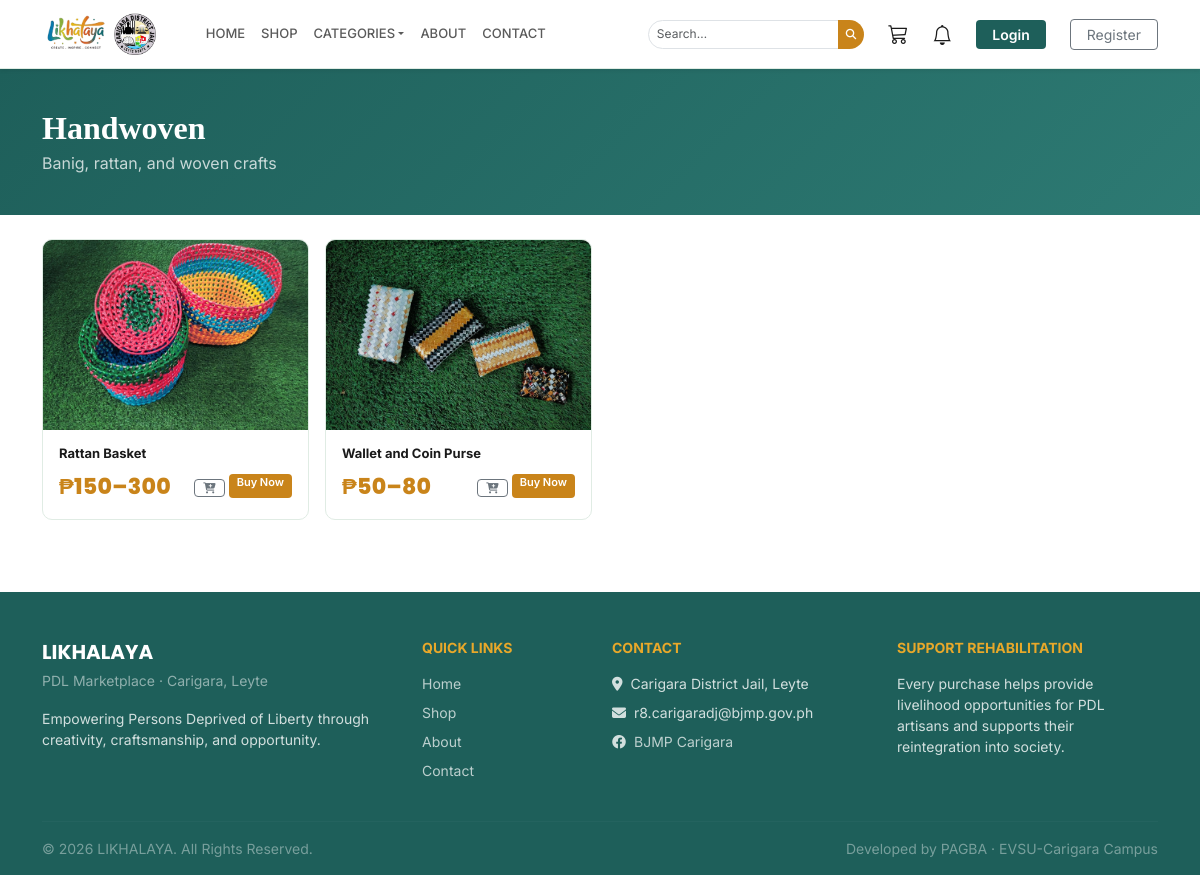
Screenshot of /category/handwoven/ with the database file from the repository.
### store/models.py (models this page shows, shortened)
class Category(models.Model):
    name = models.CharField(max_length=100)
    slug = models.SlugField(unique=True, blank=True)
    description = models.TextField(blank=True)
    image = models.ImageField(upload_to='categories/', blank=True, null=True)
    order = models.PositiveIntegerField(default=0)
    is_active = models.BooleanField(default=True)
    created_at = models.DateTimeField(auto_now_add=True)
    is_deleted = models.BooleanField(default=False)
    deleted_at = models.DateTimeField(null=True, blank=True)
    deleted_by = models.ForeignKey(
        CustomUser, on_delete=models.SET_NULL, null=True, blank=True,
        related_name='deleted_categories'
    )
    objects = ActiveManager()
    all_objects = models.Manager()
    class Meta:
        verbose_name_plural = 'Categories'
        ordering = ['order', 'name']
        base_manager_name = 'all_objects'
    def get_absolute_url(self):
        return reverse('store:category', kwargs={'slug': self.slug})

class Product(models.Model):
    SIZE_SMALL = 'S'
    SIZE_MEDIUM = 'M'
    SIZE_LARGE = 'L'
    SIZE_CHOICES = [
        (SIZE_SMALL, 'Small'),
        (SIZE_MEDIUM, 'Medium'),
        (SIZE_LARGE, 'Large'),
    ]
    category = models.ForeignKey(Category, on_delete=models.SET_NULL, null=True, related_name='products')
    name = models.CharField(max_length=200)
    slug = models.SlugField(unique=True, blank=True)
    description = models.TextField(blank=True)
    price_min = models.DecimalField(max_digits=10, decimal_places=2)
    price_medium = models.DecimalField(max_digits=10, decimal_places=2, blank=True, null=True)
    price_max = models.DecimalField(max_digits=10, decimal_places=2, blank=True, null=True)
    stock = models.PositiveIntegerField(default=0)
    image = models.ImageField(upload_to='products/', blank=True, null=True)
    is_active = models.BooleanField(default=True)
    artisan_name = models.CharField(max_length=100, blank=True)
    created_at = models.DateTimeField(auto_now_add=True)
    updated_at = models.DateTimeField(auto_now=True)
    is_deleted = models.BooleanField(default=False)
    deleted_at = models.DateTimeField(null=True, blank=True)
    deleted_by = models.ForeignKey(
        CustomUser, on_delete=models.SET_NULL, null=True, blank=True,
        related_name='deleted_products'
    )
    objects = ActiveManager()
    all_objects = models.Manager()
    class Meta:
        ordering = ['-created_at']
        base_manager_name = 'all_objects'
    def get_absolute_url(self):
        return reverse('store:product_detail', kwargs={'slug': self.slug})
    @property
    def price_display(self):
        if self.price_max and self.price_max != self.price_min:
            return f"₱{self.price_min:.0f}–{self.price_max:.0f}"
        return f"₱{self.price_min:.0f}"
    @property
    def in_stock(self):
        return self.stock > 0

### store/views.py (the view)
# urls.py: path('category/<slug:slug>/', views.category_view, name='category'),
def category_view(request, slug):
    category = get_object_or_404(Category, slug=slug, is_active=True)
    products = Product.objects.filter(category=category, is_active=True).select_related('category')
    paginator = Paginator(products, 12)
    page_obj = paginator.get_page(request.GET.get('page'))
    return render(request, 'store/category.html', {
        'category': category,
        'products': page_obj,
        'page_obj': page_obj,
    })

### dashboard/context_processors.py (called while the page is built, shortened)
def dashboard_notifications(request):
    if not request.user.is_authenticated:
        return {'new_orders_count': 0, 'new_messages_count': 0}

### likhalaya_project/context_processors.py (called while the page is built)
def global_context(request):
    nav_categories = Category.objects.filter(is_active=True).order_by('order', 'name')[:10]
    cart = Cart(request)
    cart_count = cart.product_count()
    new_orders_count = 0
    new_messages_count = 0
    if request.user.is_authenticated and hasattr(request.user, 'is_staff_user') and request.user.is_staff_user():
        new_orders_count = Order.objects.filter(status='pending').count()
        new_messages_count = ContactMessage.objects.filter(is_read=False).count()
    return {
        'nav_categories': nav_categories,
        'cart_count': cart_count,
        'new_orders_count': new_orders_count,
        'new_messages_count': new_messages_count,
    }

### orders/cart.py (called while the page is built)
    def product_count(self):
        return len(self.cart)

### orders/context_processors.py (called while the page is built, shortened)
def customer_notifications(request):
    if not request.user.is_authenticated:
        return {'notifications': [], 'notification_count': 0}

### store/context_processors.py (called while the page is built)
def cart_count(request):
    from orders.cart import Cart
    cart = Cart(request)
    return {'cart_count': cart.product_count()}

def categories_ctx(request):
    return {'nav_categories': Category.objects.filter(is_active=True)}

### store/models.py (called while the page is built)
    def get_queryset(self):
        return super().get_queryset().filter(is_deleted=False)

### templates/store/category.html (shortened to what this page needs)
{% extends 'base.html' %}
{% load humanize %}
{% block content %}
<div style="background:linear-gradient(135deg,var(--teal),#2D7A73);padding:40px 0;">
  <div class="container text-white">
    <h2 class="fw-bold mb-1" style="font-family:'Playfair Display',serif;">{{ category.name }}</h2>
    <p class="mb-0" style="color:rgba(255,255,255,.75);">{{ category.description }}</p>
  </div>
</div>
<div class="container py-4">
  {% if products %}
  <div class="row g-3">
    {% for product in products %}
    <div class="col-sm-6 col-md-4 col-lg-3">
      <div class="product-card h-100">
        {% if product.image %}<img src="{{ product.image.url }}" alt="{{ product.name }}" class="product-img">
        {% else %}<div class="img-placeholder">🎨</div>{% endif %}
        <div class="p-3">
          <h6 class="fw-bold mb-1" style="font-size:13px;">
            <a href="{{ product.get_absolute_url }}" class="stretched-link text-decoration-none" style="color:inherit;">{{ product.name }}</a>
          </h6>
          <div class="d-flex justify-content-between align-items-center mt-2">
            <div class="product-price">{{ product.price_display }}</div>
            <div class="d-flex gap-1 position-relative" style="z-index:2;">
              {% if product.in_stock %}
              <form method="post" action="{% url 'orders:cart_add' product.pk %}">{% csrf_token %}<input type="hidden" name="quantity" value="1">
                <button type="submit" class="btn btn-sm btn-outline-secondary py-0 px-2" style="font-size:11px;" title="Add to cart"><i class="fas fa-cart-plus"></i></button>
              </form>
              {% if user.is_authenticated %}
              <form method="post" action="{% url 'orders:cart_add' product.pk %}">{% csrf_token %}<input type="hidden" name="quantity" value="1"><input type="hidden" name="buy_now" value="1">
                <button type="submit" class="btn btn-sm btn-gold py-0 px-2" style="font-size:11px;">Buy Now</button>
              </form>
              {% else %}
              <a href="{% url 'accounts:register' %}?next={{ product.get_absolute_url|urlencode }}" class="btn btn-sm btn-gold py-0 px-2" style="font-size:11px;">Buy Now</a>
              {% endif %}
              {% else %}
              <button class="btn btn-sm btn-secondary py-0 px-2" disabled style="font-size:11px;">Sold Out</button>
              {% endif %}
            </div>
          </div>
        </div>
      </div>
    </div>
    {% endfor %}
  </div>
  {% else %}
  <div class="text-center py-5">
    <div style="font-size:52px;margin-bottom:12px;">📦</div>
    <h5 class="text-muted">No products in this category yet.</h5>
    <a href="{% url 'store:shop' %}" class="btn btn-teal mt-3">Browse All Products</a>
  </div>
  {% endif %}
</div>
{% endblock %}

### templates/base.html (style rules this page uses)
:root { --gold: #C9841A; --gold-lt: #E8A82A; --teal: #1E5F5A; --teal-lt: #2D7A73; --cream: #FFFFFF; --sand: #EEF5F0; --charcoal: #1A1A1A; --gray: #5A5A5A; }
body { font-family: 'Inter', sans-serif; background: var(--cream); color: var(--charcoal); }
.btn-gold { background: var(--gold); color: #fff !important; font-weight: 600; border: none; }
.product-card { position: relative; background: #fff; border-radius: 10px; overflow: hidden; border: 1px solid #e0ece4; transition: box-shadow .25s, transform .25s; }
.product-img { width: 100%; height: 190px; object-fit: cover; display: block; background: var(--sand); }
.product-price { font-family: 'Poppins', sans-serif; font-size: 22px; color: var(--gold); font-weight: 800; letter-spacing: .3px; }

### rows the page displays
Category: name "Handwoven", description "Banig, rattan, and woven crafts"
Product: image (picture), name "Rattan Basket", price_display "₱150–300"
Product: image (picture), name "Wallet and Coin Purse", price_display "₱50–80"
